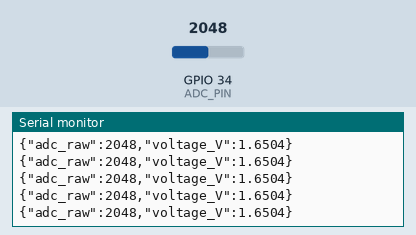
Simulated run of this sketch. Board: ESP32. Shown: the last lines printed to the serial monitor. The inputs (shaded band) are chosen by the test bench; at power-on: GPIO 34 (ADC_PIN) = 2048 (analog values on the 0–4095 scale).

Above: at 1.2 s.
1.3 s: GPIO 34 (ADC_PIN) set to 2866
At 1.31 s:
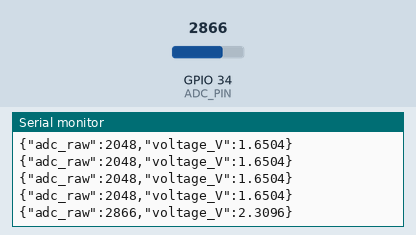
2.8 s: GPIO 34 (ADC_PIN) set to 3603
At 2.81 s:
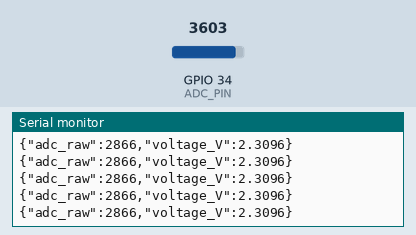
Timing chart, 0 to 5.8 s (numbered marks = the images above; inputs shaded):
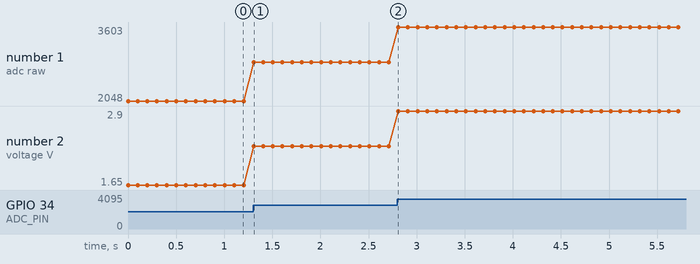

The sketch:

esp32_json.ino
```cpp
// EngiBench OpenLab - ESP32 JSON telemetry example

const int ADC_PIN = 34;

void setup() {
  Serial.begin(115200);
  analogReadResolution(12);
}

void loop() {
  const int raw = analogRead(ADC_PIN);
  const float voltage = raw * (3.3 / 4095.0);

  Serial.print("{\"adc_raw\":");
  Serial.print(raw);
  Serial.print(",\"voltage_V\":");
  Serial.print(voltage, 4);
  Serial.println("}");

  delay(100);
}
```

Measured:
- after the input at 1.3 s, the serial monitor: prints a new line at once (image 1)
- plotted number 1: 2048 → 2866 after the input at 1.3 s, 2866 → 3603 after the input at 2.8 s
- plotted number 2: 1.65 → 2.31 after the input at 1.3 s, 2.31 → 2.9 after the input at 2.8 s
